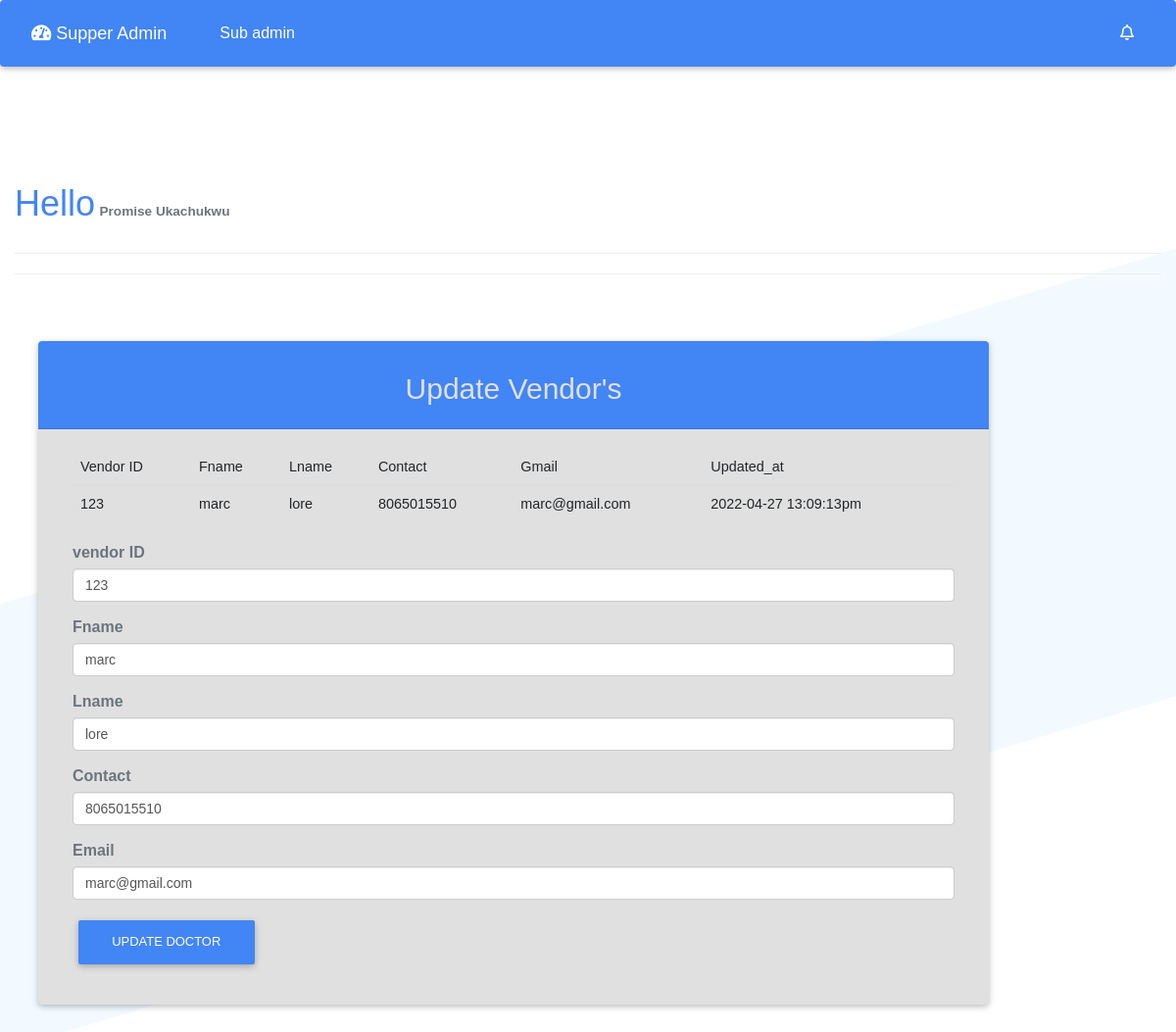
Page /admin/inc/update_vendor.php?edit=123 (signed in) on the committed database.
### tables this page shows
CREATE TABLE `vendor` (
  `vendor_id` int(11) NOT NULL,
  `vendor_id2` int(11) DEFAULT NULL,
  `type` varchar(50) NOT NULL,
  `fname` varchar(30) NOT NULL,
  `lname` varchar(30) NOT NULL,
  `contact` varchar(30) NOT NULL,
  `sex` char(3) NOT NULL,
  `email` varchar(50) NOT NULL,
  `password` varchar(30) NOT NULL,
  `location` text NOT NULL,
  `vendor_roll` varchar(50) NOT NULL,
  `created_at` text DEFAULT NULL,
  `updated_at` timestamp NULL DEFAULT NULL
);

### admin/inc/update_vendor.php (the view, shortened to what this page needs)
<?php include "admin_header.php" ?>
<main>
    <nav class="navbar fixed-top navbar-expand-md navbar-dark bg-primary mb-3">
        <div class="flex-row d-flex">
            <a class="navbar-brand" href="../dashboard.php" title="Admin"> <i class="fa fa-tachometer-alt"></i> Supper
                Admin</a>
        </div>
        <div class="navbar-collapse collapse" id="collapsingNavbar">
            <ul class="navbar-nav">
                <li class="nav-item">
                    <a class="nav-link" href="../subdashboard.php">Sub admin</a>
                </li>
            </ul>
            <ul class="navbar-nav ml-auto float-sm-right">
                <li class="nav-item">
                    <a class="nav-link" href="#myAlert" data-toggle="collapse"><i class="far fa-bell fa-1x"></i></a>
                </li>
            </ul>
        </div>
    </nav>
    <div class="row">
        <div class="container-fluid">
            <div class="col-l2-lg">
                <div class="col main pt-5 mt-3">
                    <h1 class="display-4 d-none d-sm-block">
                        <h1 class="text-primary d-inline-block">Hello</h1>
                        <small class="text-muted font-weight-bold text-capitalize">
                            <?php echo $_SESSION['fname']. " ". $_SESSION['lname'] ?></small>
                    </h1>
                    <hr>
                    <hr>
                </div>
            </div>
            <div class="col-lg-10 mx-4">
                <div class="card bg-light my-5">
                    <div class="card-header text-center text-light bg-primary">
                        <h2 class="card-title">Update Vendor's</h2>
                    </div>
                    <div class="card-body form-body">
                        <div class="col-lg-12 text-light">
                            <table class="table">
                                <thead>
                                    <th>Vendor ID</th>
                                    <th>Fname</th>
                                    <th>Lname</th>
                                    <th>Contact</th>
                                    <th>Gmail</th>
                                    <th>Updated_at</th>
                                </thead>
                                <tbody>
                                    <?php
                if(isset($_GET['edit'])){
                    $the_get_vendor = $_GET['edit'];
                }
             ?>
                                    <?php
                    if(isset($_GET['page'])){
                        $page = $_GET['page'];
                    }else{
                        $page = 1;
                    }
                    $num_per_page = 3;
                    $start_from = ($page -1) * 3;
                $query = "SELECT * FROM vendor WHERE vendor_id2 = '$the_get_vendor' LIMIT $start_from, $num_per_page";
                $patient_result = mysqli_query($conn, $query);
                while($row = mysqli_fetch_assoc($patient_result)){
                    $vendor_id2 = $row['vendor_id2'];
                    $fname = $row['fname'];
                    $lname = $row['lname'];
                    $contact = $row['contact'];
                    $email = $row['email'];
                    $updated_at = date("Y-m-d H:i:sa");
                echo '<tr>';
                echo '<td>'.$vendor_id2.'</td>';
                echo '<td>'.$fname.'</td>';
                echo '<td>'.$lname.'</td>';
                echo '<td>'.$contact.'</td>';
                echo '<td>'.$email.'</td>';
                echo '<td>'.$updated_at.'</td>';
                echo '</tr>';
                }
                ?>
                                </tbody>
                            </table>
                            <form action="" method="POST" enctype="multipart/form-data">
                                <div class="form-group">
                                    <label for="vendor_id2" class="text-muted">vendor ID </label>
                                    <input type="text" value="<?php echo $vendor_id2; ?>" name="vendor_id2"
                                        class="form-control">
                                </div>
                                <div class="form-group">
                                    <label for="fname" class="text-muted">Fname</label>
                                    <input type="text" value="<?php echo $fname; ?>" name="fname" class="form-control">
                                </div>
                                <div class="form-group">
                                    <label for="lname" class="text-muted">Lname</label>
                                    <input type="text" value="<?php echo $lname; ?>" name="lname" class="form-control">
                                </div>
                                <div class="form-group">
                                    <label for="contact" class="text-muted">Contact</label>
                                    <input type="text" value="<?php echo $contact; ?>" name="contact"
                                        class="form-control">
                                </div>
                                <div class="form-group">
                                    <label for="email" class="text-muted">Email</label>
                                    <input type="text" value="<?php echo $email; ?>" name="email" class="form-control">
                                </div>
                                <div class="form-group">
                                    <button type="submit" name="Update" class="btn btn-primary sub"
                                        value="Add Doctor">Update Doctor</button>
                                </div>
                            </form>
                        </div>
                    </div>
                </div>
            </div>
        </div>
    </div>
</main>
<?php include "admin_footer.php" ?>

### admin/inc/css/nomalise.css (style rules this page uses)
body, html { height:100%; }
.card { overflow:hidden; }

### admin/inc/css/sample.css (style rules this page uses)
:root { --ck-sample-base-spacing: 2em; --ck-sample-color-white: #fff; --ck-sample-color-green: #279863; }
body, html { padding: 0; margin: 0; font-family: sans-serif, Arial, Verdana, "Trebuchet MS", "Apple Color Emoji", "Segoe UI Emoji", "Segoe UI Symbol"; font-size: 16px; line-height: 22px; }
body { height: 100%; color: #2D3A4A; background-image: url(../img/bg.png); background-repeat: no-repeat; background-position: 50% 100%; background-size: 100% auto; }
body * { box-sizing: border-box; }
a { color: #38A5EE; }

### rows in the picture
vendor: vendor_id2 "123", fname "marc", lname "lore", contact "8065015510", email "marc@gmail.com", updated_at "2022-04-27 13:09:13pm"

### other values in the picture
$_SESSION['fname'] "Promise"
$_SESSION['lname'] "Ukachukwu"
